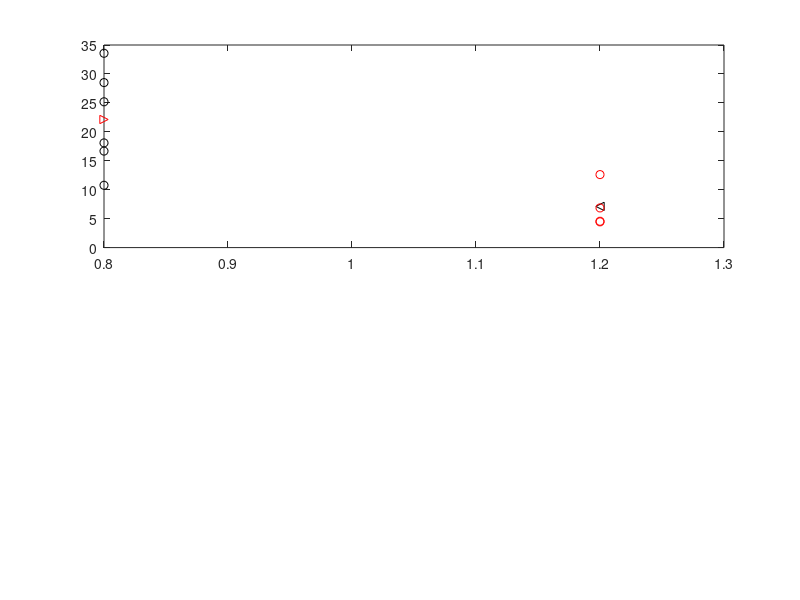

Here is the MATLAB script that generated this plot: (Note: this script raises an error after producing the figure.)
% Метод случайного баланса - ранжирование факторов

clear
global m n a

X=[157.1 0.05 0.27 0.66 0.062 0.65;
    52.3 0.31 0.12 -0.96 0.025 0.41];
B=[1  1  1 -1  1 -1;
  -1  1  1  1  1  1;
   1 -1  1  1  1 -1;
  -1 -1  1  1 -1 -1;
   1  1 -1  1 -1  1;
  -1  1 -1 -1 -1 -1;
   1 -1 -1 -1  1  1;
  -1 -1 -1 -1 -1  1;
   1 -1  1 -1 -1 -1;
   1 -1 -1  1 -1 -1];

a=0.95; % уровень доверительной вероятности
m=length(B(:,1)); %количество строк В
n=length(B(1,:)); %количество столбцов В

% Определение численных значений целевой функции Y и вывод их на экран

for i=1:m
    for j=1:n
        switch B(i, j)
            case 1
                M(i,j)=X(1,j);
            case -1
                M(i,j)=X(2,j);
        end
    end
end

for i=1:length(M(:, 1))
    X=M(i, :);
    Y(i, 1)=(X(1)*(X(5)*cos(X(2))+X(3)*cos(X(2)+X(4)))*X(3)*X(1)*cos(X(2)+X(4))+X(6)*(1-sin(X(2))))/(X(1)*X(3)*(1+sin(X(2)))*cos(X(2)+X(4))+X(6)*(cos(X(2)))^2);
end

%Расчет медианы каждого фактора

figure
for j=1:n
    A1=[]; A2=[];
    for i=1:m
        if B(i, j)==1
            A1(end+1)=Y(i);
            
        else
            A2(end+1)=Y(i);
        end
    end
    A(j)=abs(mean(A1)-mean(A2)); %вычисление медианы каждого j фактора

    subplot(2,1,1) 
    plot(j-0.2, A1, 'ok', j-0.2, mean(A1), '>r', j+0.2, mean(A2), '<k', j+0.2, A2, 'or');
    %MarkerSize=15; %Размер узлов-маркеров
    xtickformat('X%,.0f')
    hold on;   grid on;
        
    subplot(2,1,2) 
    bar(j, A(j), 'b' )
    set(gca,'XTickMode','Auto')
    xtickformat('X%,.0f')
    hold on;  grid on;
end

subplot(2,1,1)
title('Диаграмма рассеивания результатов опыта по уровням факторов') 
xlabel('Факторы')
ylabel('Целевая функция Y')
xlim([0.2 n+0.8])

subplot(2,1,2)
title('Диаграмма распределения эффектов') 
xlabel('Факторы')
ylabel('Величина эффектов')
xlim([0.2 n+0.8])

hold off

% Выделение двух факторов наибольших по влиянию (по медиане)
[~, idx]=sort(A,'descend');

Tab1=[]; Tab2=[]; Tab3=[]; Tab4=[];

for i=1:m
    if B(i, idx(1))==1 && B(i, idx(2))==1
        Tab1(end+1)=Y(i);
    elseif B(i, idx(1))==-1 && B(i, idx(2))==1
        Tab2(end+1)=Y(i);
    elseif B(i, idx(1))==1 && B(i, idx(2))==-1
        Tab3(end+1)=Y(i);
    else 
        Tab4(end+1)=Y(i);
    end
end
%Вычисление эффектов факторов
Eff1=(mean(Tab1)+mean(Tab3))/2-(mean(Tab2)+mean(Tab4))/2;
Eff2=(mean(Tab1)+mean(Tab2))/2-(mean(Tab3)+mean(Tab4))/2;

        %Проверка значимости факторов по критерию Стьюдента

%Вычисление среднеквадратической ошибки Sr 
Tab=Tab1;
c=length(Tab); 
Sr(1, 1)=(sum(Tab.^2)/(c-1)-((sum(Tab)^2)/(c*(c-1))))/c;

Tab=Tab2;
c=length(Tab);
Sr(2, 1)=(sum(Tab.^2)/(c-1)-((sum(Tab)^2)/(c*(c-1))))/c;

Tab=Tab3;
c=length(Tab);
Sr(3, 1)=(sum(Tab.^2)/(c-1)-((sum(Tab)^2)/(c*(c-1))))/c;    

Tab=Tab4;
c=length(Tab);
Sr(4, 1)=(sum(Tab.^2)/(c-1)-((sum(Tab)^2)/(c*(c-1))))/c;

%Расчетное значение критерия Стьюдента для 1 и 2 значимого  фактора
t1=((mean(Tab1)+mean(Tab3))-(mean(Tab2)+mean(Tab4)))/sqrt(sum(Sr));
t2=((mean(Tab1)+mean(Tab2))-(mean(Tab3)+mean(Tab4)))/sqrt(sum(Sr));

%Вычисление числа степени свободы
f=length([Tab1 Tab2 Tab3 Tab4])-4; % где 4 - число клеток в таблице 3

%Tабличное значение критерия Стьюдента
ts=tinv((1+a)/2, f); 

%Вывод на экран результатов проверки значимости факторов
if abs(t1)>abs(ts) 
    fprintf('Фактор X%d значим при доверительной вероятности %.2f \n', idx(1), a)
    fprintf('т.к. tрасч=|%f|> tтеор=%f \n', t1, ts)
else
    fprintf('Фактор X%d незначим при доверительной вероятности %.2f \n', idx(1), a)
    fprintf('т.к. tрасч=|%f| < tтеор=%f \n', t1, ts)
end

if abs(t2)>abs(ts)
    fprintf('Фактор X%d значим при доверительной вероятности %.2f \n', idx(2), a)
    fprintf('т.к. tрасч=|%f| > tтеор=%f \n', t2, ts)
else
    fprintf('Фактор X%d незначим при доверительной вероятности %.2f \n', idx(2), a)
    fprintf('т.к. tрасч=|%f| < tтеор=%f \n', t2, ts)
end

%1 Корректировка значений целевой функции с учетом влияния эффектов факторов

for i=1:m
    if B(i, idx(1))==1 && B(i, idx(2))==1
        Yk(i)=Y(i)-Eff1-Eff2;
    elseif B(i, idx(1))==1 && B(i, idx(2))==-1
        Yk(i)=Y(i)-Eff1;
    elseif B(i, idx(1))==-1 && B(i, idx(2))==1
        Yk(i)=Y(i)-Eff2;
    else
        Yk(i)=Y(i);
    end
end

Yk=Yk'

%Расчет медианы каждого фактора c учетом отброшенных первых двух значимых факторов
%Определение 3 и 4 фактора

figure
for j=1:n
    A1=[]; A2=[];
    for i=1:m
        if B(i, j)==1
            A1(end+1)=Yk(i);
            
        else
            A2(end+1)=Yk(i);
        end
    end
    A(j)=abs(mean(A1)-mean(A2)); %вычисление медианы каждого j фактора

    subplot(2,1,1) 
    plot(j-0.2, A1, 'ok', j-0.2, mean(A1), '>r', j+0.2, mean(A2), '<k', j+0.2, A2, 'or');
    %MarkerSize=15; %Размер узлов-маркеров
    xtickformat('X%,.0f')
    hold on;   grid on;
        
    subplot(2,1,2) 
    bar(j, A(j), 'b' )
    set(gca,'XTickMode','Auto')
    xtickformat('X%,.0f')
    hold on;  grid on;
end

subplot(2,1,1)
title('Диаграмма рассеивания результатов опыта по уровням факторов') 
xlabel('Факторы')
ylabel('Целевая функция Y')
xlim([0.2 n+0.8])

subplot(2,1,2)
title('Диаграмма распределения эффектов') 
xlabel('Факторы')
ylabel('Величина эффектов')
xlim([0.2 n+0.8])

hold off

% Выделение двух факторов наибольших по влиянию (по медиане)
[~, idx2]=sort(A,'descend')

Tab1=[]; Tab2=[]; Tab3=[]; Tab4=[];

for i=1:m
    if B(i, idx2(1))==1 && B(i, idx2(2))==1
        Tab1(end+1)=Yk(i);
    elseif B(i, idx2(1))==-1 && B(i, idx2(2))==1
        Tab2(end+1)=Yk(i);
    elseif B(i, idx2(1))==1 && B(i, idx2(2))==-1
        Tab3(end+1)=Yk(i);
    else 
        Tab4(end+1)=Yk(i);
    end
end
%Вычисление эффектов факторов
Effk1=(mean(Tab1)+mean(Tab3))/2-(mean(Tab2)+mean(Tab4))/2;
Effk2=(mean(Tab1)+mean(Tab2))/2-(mean(Tab3)+mean(Tab4))/2;

        %Проверка значимости факторов по критерию Стьюдента

%Вычисление среднеквадратической ошибки Sr 
Tab=Tab1;
c=length(Tab); 
Sr(1, 1)=(sum(Tab.^2)/(c-1)-((sum(Tab)^2)/(c*(c-1))))/c;

Tab=Tab2;
c=length(Tab);
Sr(2, 1)=(sum(Tab.^2)/(c-1)-((sum(Tab)^2)/(c*(c-1))))/c;

Tab=Tab3;
c=length(Tab);
Sr(3, 1)=(sum(Tab.^2)/(c-1)-((sum(Tab)^2)/(c*(c-1))))/c;    

Tab=Tab4;
c=length(Tab);
Sr(4, 1)=(sum(Tab.^2)/(c-1)-((sum(Tab)^2)/(c*(c-1))))/c;

%Расчетное значение критерия Стьюдента для 1 и 2 значимого  фактора
t1=((mean(Tab1)+mean(Tab3))-(mean(Tab2)+mean(Tab4)))/sqrt(sum(Sr));
t2=((mean(Tab1)+mean(Tab2))-(mean(Tab3)+mean(Tab4)))/sqrt(sum(Sr));

%Вычисление числа степени свободы
f=length([Tab1 Tab2 Tab3 Tab4])-4; % где 4 - число клеток в таблице 3

%Tабличное значение критерия Стьюдента
ts=tinv((1+a)/2, f); 

%Вывод на экран результатов проверки значимости факторов
if abs(t1)>abs(ts) 
    fprintf('Фактор X%d значим при доверительной вероятности %.2f \n', idx2(1), a)
    fprintf('т.к. tрасч=|%f|> tтеор=%f \n', t1, ts)
else
    fprintf('Фактор X%d незначим при доверительной вероятности %.2f \n', idx2(1), a)
    fprintf('т.к. tрасч=|%f| < tтеор=%f \n', t1, ts)
end

if abs(t2)>abs(ts)
    fprintf('Фактор X%d значим при доверительной вероятности %.2f \n', idx2(2), a)
    fprintf('т.к. tрасч=|%f| > tтеор=%f \n', t2, ts)
else
    fprintf('Фактор X%d незначим при доверительной вероятности %.2f \n', idx2(2), a)
    fprintf('т.к. tрасч=|%f| < tтеор=%f \n', t2, ts)
end

%Вычисление эффектов 5 и 6 факторов
Tab11=[]; Tab22=[]; Tab33=[]; Tab44=[];

for i=1:m
    if B(i, idx(3))==1 && B(i, idx(4))==1
        Tab11(end+1)=Yk(i);
    elseif B(i, idx2(3))==-1 && B(i, idx2(4))==1
        Tab22(end+1)=Yk(i);
    elseif B(i, idx2(3))==1 && B(i, idx2(4))==-1
        Tab33(end+1)=Yk(i);
    else 
        Tab44(end+1)=Yk(i);
    end
end
%Вычисление эффектов факторов
Effk3=(mean(Tab11)+mean(Tab33))/2-(mean(Tab22)+mean(Tab44))/2;
Effk4=(mean(Tab11)+mean(Tab22))/2-(mean(Tab33)+mean(Tab44))/2;

b=abs([Eff1, Eff2, Effk1, Effk2, Effk3, Effk4]);
x=[idx(1), idx(2), idx2(1), idx2(2), idx2(3), idx2(4)];

figure
for i=1:n
    str_k=['X',num2str(x(i))];
    bar(i, abs(b(i)), 'r' )
    text(i, 0.5+b(i), str_k, 'FontSize', 10)
    hold on;
    grid on;
    %set(gca,'XTickMode','Auto')
end
title('Диаграмма распределения факторов в зависимости от величины эффекта') 
xlabel('Факторы')
ylabel('Величина эффектов факторов')

